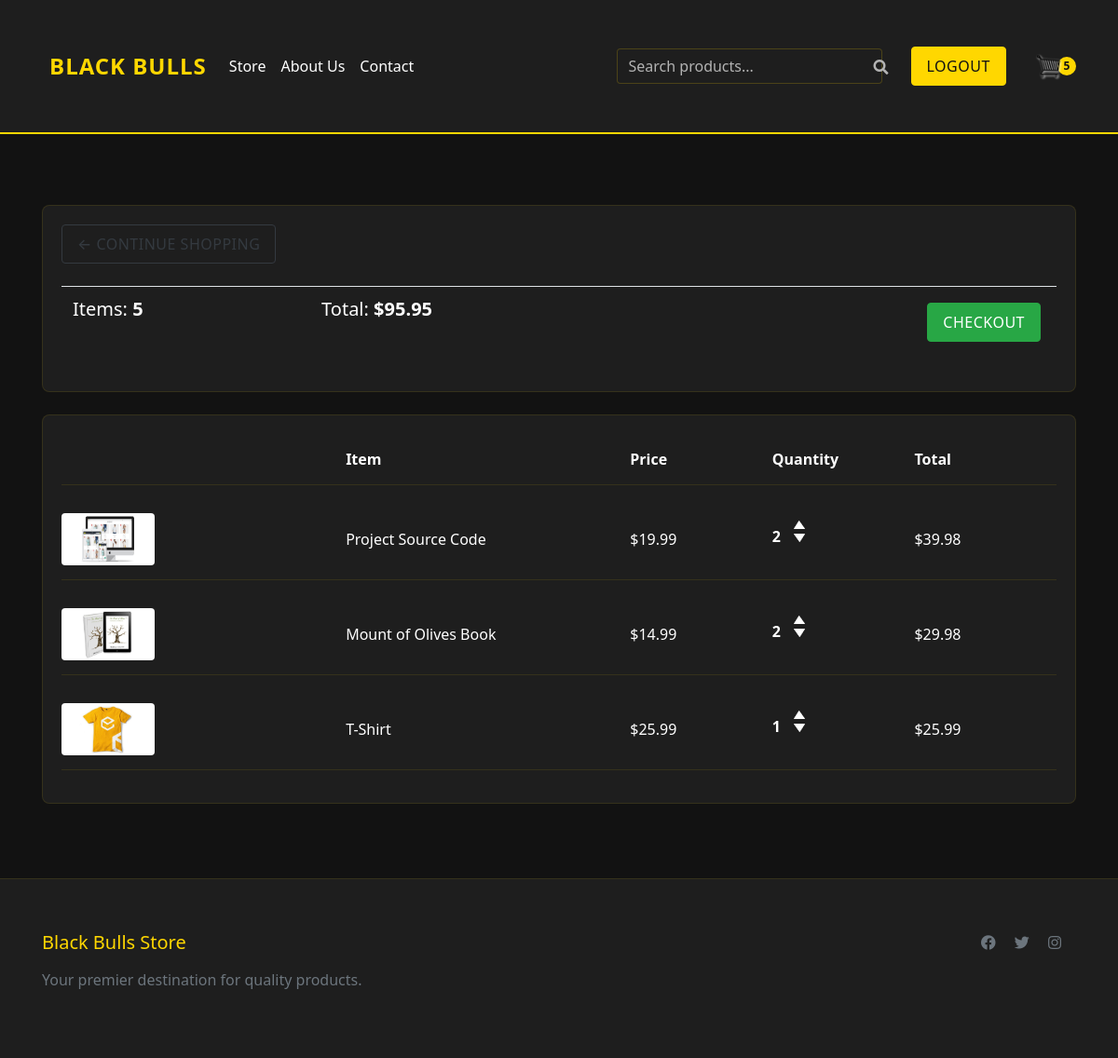
The app's page /cart/ (signed in) with its own data.
### store/models.py (models this page shows, shortened)
class Order(models.Model):
	customer = models.ForeignKey(Customer, on_delete=models.SET_NULL, null=True, blank=True)
	date_ordered = models.DateTimeField(auto_now_add=True)
	complete = models.BooleanField(default=False)
	transaction_id = models.CharField(max_length=100, null=True)
	@property
	def get_cart_total(self):
		orderitems = self.orderitem_set.all()
		total = sum([item.get_total for item in orderitems])
		return total
	@property
	def get_cart_items(self):
		orderitems = self.orderitem_set.all()
		total = sum([item.quantity for item in orderitems])
		return total

class OrderItem(models.Model):
	product = models.ForeignKey(Product, on_delete=models.SET_NULL, null=True)
	order = models.ForeignKey(Order, on_delete=models.SET_NULL, null=True)
	quantity = models.IntegerField(default=0, null=True, blank=True)
	date_added = models.DateTimeField(auto_now_add=True)
	@property
	def get_total(self):
		total = self.product.price * self.quantity
		return total

class Product(models.Model):
    name = models.CharField(max_length=200)
    price = models.DecimalField(max_digits=10, decimal_places=2)
    digital = models.BooleanField(default=False)
    image = models.ImageField(null=True, blank=True)
    description = models.TextField(null=True, blank=True)
    @property
    def imageURL(self):
        try:
            url = self.image.url
        except:
            url = ''
        return url

### store/views.py (the view)
# urls.py: path('cart/', views.cart, name="cart"),
def cart(request):
	data = cartData(request)
	cartItems = data['cartItems']
	order = data['order']
	items = data['items']
	context = {'items':items, 'order':order, 'cartItems':cartItems}
	return render(request, 'store/cart.html', context)

### store/utils.py (called while the page is built)
def cartData(request):
	if request.user.is_authenticated:
		customer = request.user.customer
		order, created = Order.objects.get_or_create(customer=customer, complete=False)
		items = order.orderitem_set.all()
		cartItems = order.get_cart_items
	else:
		cookieData = cookieCart(request)
		cartItems = cookieData['cartItems']
		order = cookieData['order']
		items = cookieData['items']
	return {'cartItems':cartItems ,'order':order, 'items':items}

### store/templates/store/cart.html (shortened to what this page needs)
{% extends 'store/main.html' %}
{% load static %}
{% block content %}
<div class="row">
	<div class="col-lg-12">
		<div class="box-element">
            <a  class="btn btn-outline-dark" href="{% url 'store' %}">&#x2190; Continue Shopping</a>
            <br>
            <br>
            <table class="table">
                <tr>
                    <th><h5>Items: <strong>{{order.get_cart_items}}</strong></h5></th>
                    <th><h5>Total:<strong> ${{order.get_cart_total|floatformat:2}}</strong></h5></th>
                    <th>
                        <a  style="float:right; margin:5px;" class="btn btn-success" href="{% url 'checkout' %}">Checkout</a>
                    </th>
                </tr>
            </table>
        </div>
		<br>
		<div class="box-element">
            <div class="cart-row">
                <div style="flex:2"><strong>Item</strong></div>
                <div style="flex:1"><strong>Price</strong></div>
                <div style="flex:1"><strong>Quantity</strong></div>
                <div style="flex:1"><strong>Total</strong></div>
            </div>
            {% for item in items %}
            <div class="cart-row">
                <div style="flex:2"><img class="row-image" src="{{item.product.imageURL}}"></div>
                <div style="flex:2">{{item.product.name}}</div>
                <div style="flex:1">${{item.product.price|floatformat:2}}</div>
                <div style="flex:1">
                    <p class="quantity">{{item.quantity}}</p>
                    <div class="quantity">
                        <img data-product={{item.product.id}} data-action="add" class="chg-quantity update-cart" src="{% static  'images/arrow-up.png' %}">
                        <img data-product={{item.product.id}} data-action="remove" class="chg-quantity update-cart" src="{% static  'images/arrow-down.png' %}">
                    </div>
                </div>
                <div style="flex:1">${{item.get_total}}</div>
            </div>
            {% endfor %}
		</div>
	</div>
</div>
{% endblock content %}

### static/css/main.css (style rules this page uses)
:root { --primary-color: #ffd700; --background-dark: #121212; --surface-dark: #1e1e1e; --text-primary: #ffffff; --text-secondary: #b3b3b3; --accent-color: #ffd700; }
body { background-color: var(--background-dark); color: var(--text-primary); font-family: 'Segoe UI', -apple-system, BlinkMacSystemFont, sans-serif; }
h1,h2,h3,h4,h5,h6 { color: var(--text-primary); }
.box-element { background-color: var(--surface-dark); border: 1px solid rgba(255, 215, 0, 0.1); border-radius: 8px; padding: 20px; transition: transform 0.3s ease, box-shadow 0.3s ease; }
.btn { border-radius: 4px; padding: 8px 16px; transition: all 0.3s ease; text-transform: uppercase; font-weight: 500; letter-spacing: 0.5px; }
.col-lg-4, .col-lg-6, .col-lg-8, .col-lg-12 { margin-top: 20px; }
.row-image { width: 100px; border-radius: 4px; }
.cart-row { display: flex; align-items: center; padding: 15px 0; margin-bottom: 15px; border-bottom: 1px solid rgba(255, 215, 0, 0.1); }
.quantity { display: inline-block; font-weight: 700; padding-right:10px; color: var(--text-primary); }
.chg-quantity { width: 12px; cursor: pointer; display: block; margin-top: 5px; transition: .1s; filter: invert(1); }

### records on screen
Order: get_cart_items "5", get_cart_total "95.95"
OrderItem: product.imageURL (picture), product.name "Project Source Code", product.price "19.99", quantity "2", get_total "39.98"
OrderItem: product.imageURL (picture), product.name "Mount of Olives Book", product.price "14.99", quantity "2", get_total "29.98"
OrderItem: product.imageURL (picture), product.name "T-Shirt", product.price "25.99", quantity "1", get_total "25.99"

### other values on screen
{{ cartItems }} "5"
